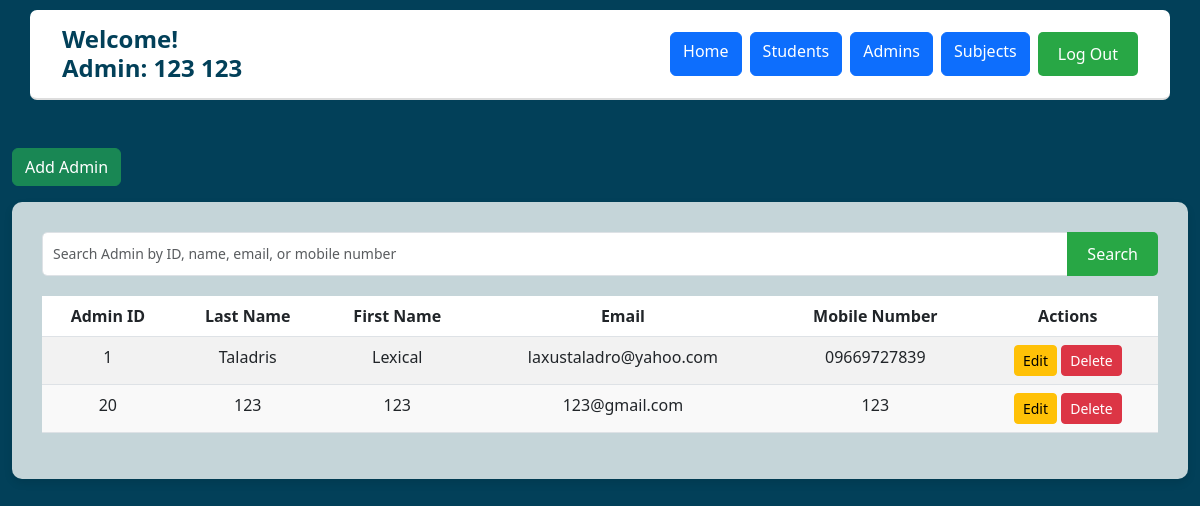
Page /admin_crud.php (signed in) on the earlier database version.
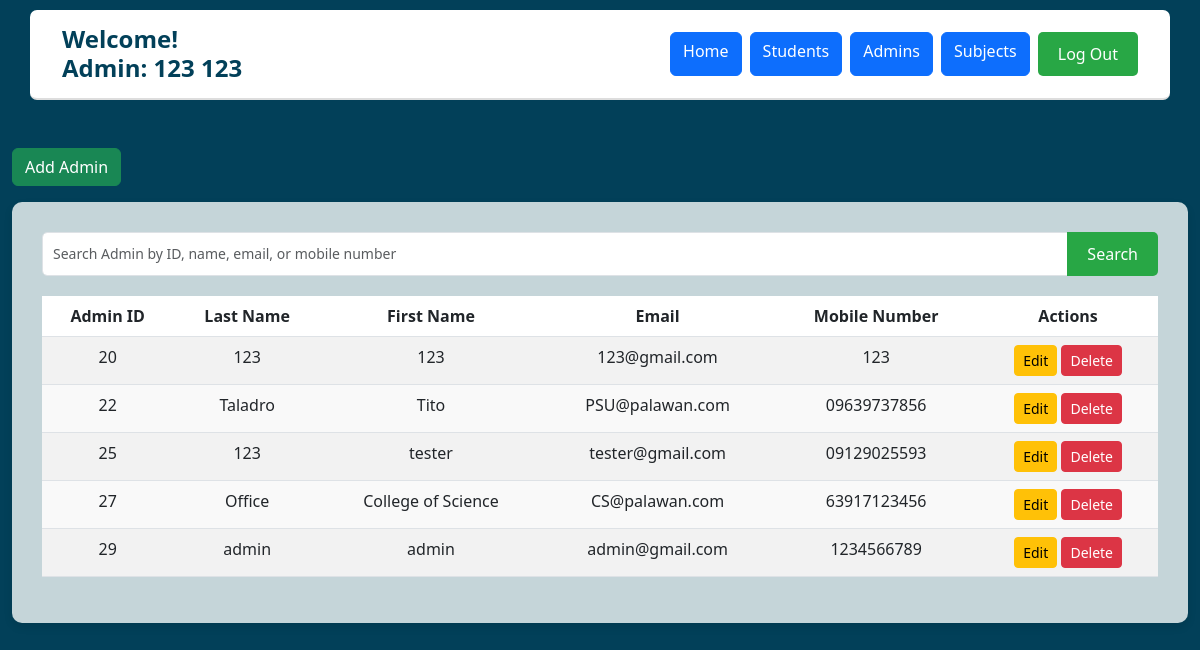
Same page on the later database version.
### tables this page shows
CREATE TABLE `users` (
  `user_id` int(5) NOT NULL,
  `first_name` varchar(250) NOT NULL,
  `last_name` varchar(250) NOT NULL,
  `mobile_number` varchar(11) NOT NULL,
  `email` varchar(100) NOT NULL,
  `password` varchar(100) NOT NULL,
  `role` enum('Admin','Student') NOT NULL,
  `otp` varchar(6) DEFAULT NULL,
  `otp_expiry` datetime DEFAULT NULL,
  `is_verified` tinyint(1) DEFAULT 0
);

### admin_crud.php (the view, shortened to what this page needs)
<?php
include ('base.php');
?>
    <div class="container mt-5">
        <button class="btn btn-success mb-3" data-bs-toggle="modal" data-bs-target="#addAdminModal">Add Admin</button>
        <?php
$search = isset($_GET['search']) ? $conn->real_escape_string($_GET['search']) : '';
$query = "
    SELECT user_id, first_name, last_name, email, mobile_number
    FROM users
    WHERE role = 'Admin'
";
$result = $conn->query($query);
?>
<div class="dashboard-container">
    <form method="get" action="" class="mb-3">
        <div class="input-group">
            <input type="text" name="search" id="searchInput" class="form-control"
                   placeholder="Search Admin by ID, name, email, or mobile number"
                   value="<?php echo htmlspecialchars($search); ?>">
            <button type="submit" class="btn btn-primary">Search</button>
        </div>
    </form>
    <table class="table table-striped">
        <thead>
            <tr>
                <th>Admin ID</th>
                <th>Last Name</th>
                <th>First Name</th>
                <th>Email</th>
                <th>Mobile Number</th>
                <th>Actions</th>
            </tr>
        </thead>
        <tbody>
            <?php if ($result && $result->num_rows > 0): ?>
                <?php while ($row = $result->fetch_assoc()): ?>
                    <tr>
                        <td><?php echo $row['user_id']; ?></td>
                        <td><?php echo $row['last_name']; ?></td>
                        <td><?php echo $row['first_name']; ?></td>
                        <td><?php echo $row['email']; ?></td>
                        <td><?php echo $row['mobile_number']; ?></td>
                        <td>
                            <button
                                class="btn btn-warning btn-sm"
                                data-bs-toggle="modal"
                                data-bs-target="#editModal<?php echo $row['user_id']; ?>">
                                Edit
                            </button>
                            <button class="btn btn-danger btn-sm"
                                    data-bs-toggle="modal"
                                    data-bs-target="#deleteModal-<?php echo $row['user_id']; ?>">
                                Delete
                            </button>
                        </td>
                    </tr>
                <?php endwhile; ?>
            <?php else: ?>
                <tr>
                    <td colspan="6">No admins found.</td>
                </tr>
            <?php endif; ?>
        </tbody>
    </table>
</div>
</body>
</html>

### base.php (shortened to what this page needs)
<?php
$user_first = $_SESSION['first_name'];
$user_last = $_SESSION['last_name'];
$user_role = $_SESSION['role'];
?>
<!DOCTYPE html>
<html lang="en">
<head>
    <link href="https://cdn.jsdelivr.net/npm/bootstrap@5.3.0/dist/css/bootstrap.min.css" rel="stylesheet">
    <link rel="stylesheet" href="bootstrap/css/dashboard.css">
</head>
<body style="background-color: #024059;">
    <nav class="navbar navbar-expand-lg">
    <div class="container">
        <a class="navbar-brand" href="#">
            <h1>Welcome!</h1>
            <h1><?php echo htmlspecialchars($user_role) . ":"; ?> <?php echo htmlspecialchars($user_first); ?> <?php echo htmlspecialchars($user_last); ?></h1>
        </a>
        <div class="navbar-nav ms-auto">
            <a href="index.php" class="btn btn-primary me-2">Home</a>
            <?php
                if ($user_role == 'Admin'){
                    echo '<a href="student_crud.php" class="btn btn-primary me-2">Students</a><a href="admin_crud.php" class="btn btn-primary me-2">Admins</a><a href="subject_crud.php" class="btn btn-primary me-2">Subjects</a>';
                }
                else{
                    echo '';
                }
            ?>
            <a href="logout.php" class="btn btn-log-out">Log Out</a>
        </div>
    </div>
</nav>
</body>

Differences in the rows shown:
removed users: user_id "1", last_name "Taladris", first_name "Lexical", email "laxustaladro@yahoo.com", mobile_number "09669727839"
added users: user_id "22", last_name "Taladro", first_name "Tito", email "PSU@palawan.com", mobile_number "09639737856"
added users: user_id "25", last_name "123", first_name "tester", email "tester@gmail.com", mobile_number "09129025593"
added users: user_id "27", last_name "Office", first_name "College of Science", email "CS@palawan.com", mobile_number "63917123456"
added users: user_id "29", last_name "admin", first_name "admin", email "admin@gmail.com", mobile_number "1234566789"
